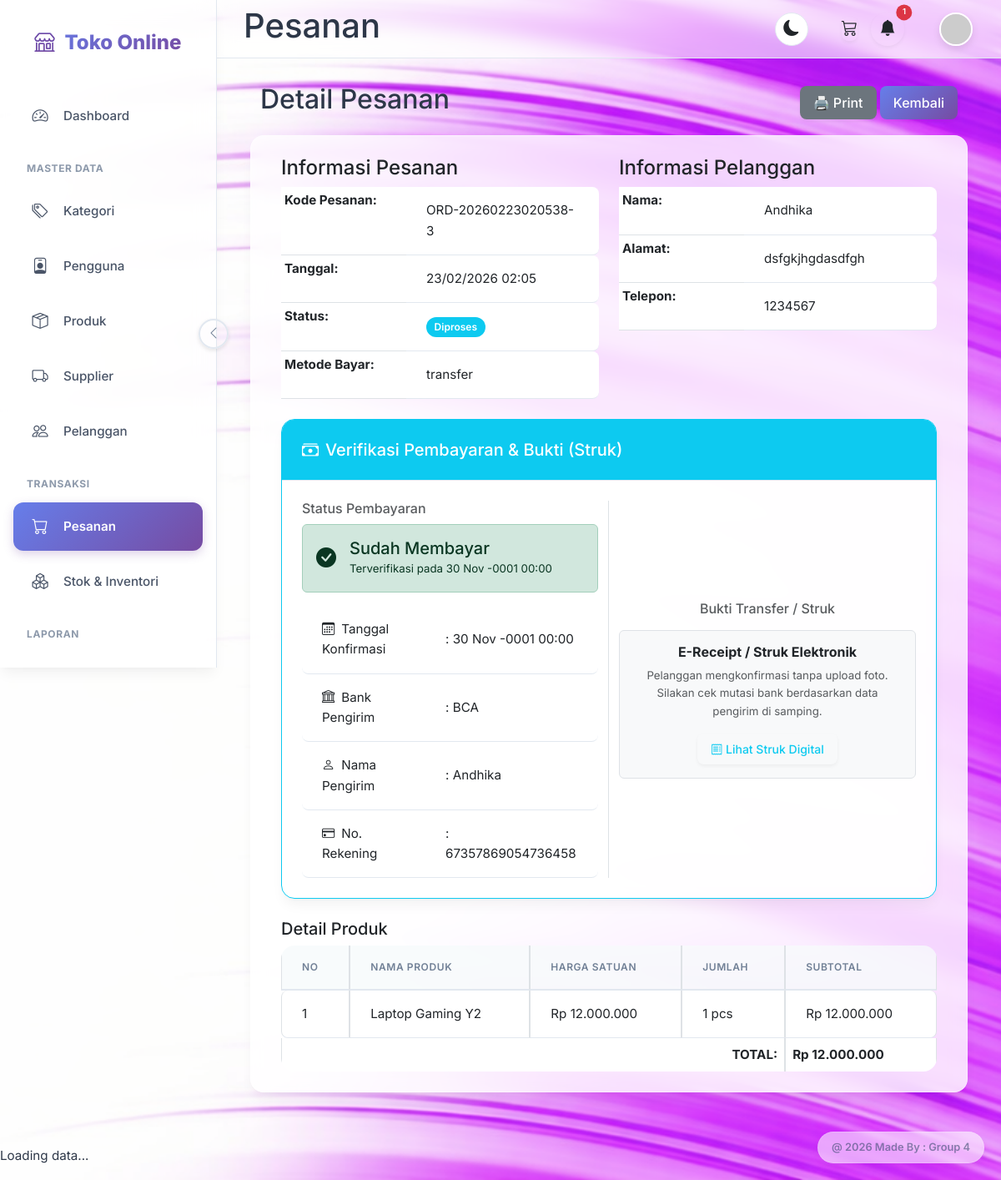
The app's page /pesanan/view.php?id=2 (signed in) with its own data.
### tables this page shows
CREATE TABLE `pesanan` (
  `id` int(11) NOT NULL,
  `kode_pesanan` varchar(20) NOT NULL,
  `tanggal_pesanan` datetime NOT NULL,
  `pelanggan_id` int(11) DEFAULT NULL,
  `total_harga` decimal(15,2) NOT NULL DEFAULT 0.00,
  `status` enum('pending','diproses','dikirim','selesai','dibatalkan') DEFAULT 'pending',
  `metode_pembayaran` varchar(50) DEFAULT NULL,
  `catatan` text DEFAULT NULL,
  `created_at` timestamp NOT NULL DEFAULT current_timestamp()
);

CREATE TABLE `pelanggan` (
  `id` int(11) NOT NULL,
  `users_id` int(11) DEFAULT NULL,
  `kode_pelanggan` varchar(20) NOT NULL,
  `nama_pelanggan` varchar(100) NOT NULL,
  `alamat` text DEFAULT NULL,
  `telepon` varchar(20) DEFAULT NULL,
  `email` varchar(100) DEFAULT NULL,
  `created_at` timestamp NOT NULL DEFAULT current_timestamp()
);

CREATE TABLE `pembayaran` (
  `id` int(11) NOT NULL,
  `kode_pembayaran` varchar(20) NOT NULL,
  `pesanan_id` int(11) DEFAULT NULL,
  `tanggal_bayar` datetime NOT NULL,
  `jumlah_bayar` decimal(15,2) NOT NULL DEFAULT 0.00,
  `metode_bayar` varchar(50) DEFAULT NULL,
  `nama_pengirim` varchar(100) DEFAULT NULL,
  `bank_pengirim` varchar(50) DEFAULT NULL,
  `nomor_rekening_pengirim` varchar(50) DEFAULT NULL,
  `bukti_bayar` varchar(255) DEFAULT NULL,
  `status` enum('pending','dikonfirmasi','ditolak','menunggu_bukti') DEFAULT 'pending',
  `created_at` timestamp NOT NULL DEFAULT current_timestamp()
);

CREATE TABLE `detail_pesanan` (
  `id` int(11) NOT NULL,
  `pesanan_id` int(11) NOT NULL,
  `produk_id` int(11) DEFAULT NULL,
  `jumlah` int(11) NOT NULL DEFAULT 1,
  `harga_satuan` decimal(15,2) NOT NULL DEFAULT 0.00,
  `subtotal` decimal(15,2) NOT NULL DEFAULT 0.00
);

CREATE TABLE `produk` (
  `id` int(11) NOT NULL,
  `kode_produk` varchar(20) NOT NULL,
  `nama_produk` varchar(100) NOT NULL,
  `kategori_id` int(11) DEFAULT NULL,
  `harga` decimal(15,2) NOT NULL DEFAULT 0.00,
  `stok` int(11) NOT NULL DEFAULT 0,
  `satuan` varchar(20) DEFAULT 'pcs',
  `deskripsi` text DEFAULT NULL,
  `photo` varchar(255) DEFAULT NULL,
  `supplier_id` int(11) DEFAULT NULL,
  `created_at` timestamp NOT NULL DEFAULT current_timestamp()
);

### lib/functions.php (called while the page is built, shortened)
    <?php
function formatRupiah($amount)
{
    return 'Rp ' . number_format($amount, 0, ',', '.');
}
?>

### pesanan/view.php (the view, shortened to what this page needs)
<?php
require_once '../lib/functions.php';
require_once '../config/database.php';
$id = $_GET['id'] ?? 0;
$sql_master = "SELECT p.*, pl.nama_pelanggan, pl.alamat, pl.telepon
               FROM `pesanan` p
               LEFT JOIN `pelanggan` pl ON p.pelanggan_id = pl.id
               WHERE p.id = ?";
$stmt_master = mysqli_prepare($connection, $sql_master);
mysqli_stmt_bind_param($stmt_master, 'i', $id);
mysqli_stmt_execute($stmt_master);
$result_master = mysqli_stmt_get_result($stmt_master);
$pesanan = mysqli_fetch_assoc($result_master);
$userRole = $_SESSION['role'] ?? '';
$supplier_id = 0;
if ($userRole === 'supplier' && $supplier_id) {
    $sql_detail = "SELECT dp.*, pr.nama_produk, pr.satuan
                   FROM `detail_pesanan` dp
                   LEFT JOIN `produk` pr ON dp.produk_id = pr.id
                   WHERE dp.pesanan_id = ? AND pr.supplier_id = ?";
    $stmt_detail = mysqli_prepare($connection, $sql_detail);
    mysqli_stmt_bind_param($stmt_detail, 'ii', $id, $supplier_id);
} else {
    $sql_detail = "SELECT dp.*, pr.nama_produk, pr.satuan
                   FROM `detail_pesanan` dp
                   LEFT JOIN `produk` pr ON dp.produk_id = pr.id
                   WHERE dp.pesanan_id = ?";
    $stmt_detail = mysqli_prepare($connection, $sql_detail);
    mysqli_stmt_bind_param($stmt_detail, 'i', $id);
}
mysqli_stmt_execute($stmt_detail);
$result_detail = mysqli_stmt_get_result($stmt_detail);
$sql_pembayaran = "SELECT * FROM `pembayaran` WHERE `pesanan_id` = ? ORDER BY `id` DESC LIMIT 1";
$stmt_pay = mysqli_prepare($connection, $sql_pembayaran);
mysqli_stmt_bind_param($stmt_pay, 'i', $id);
mysqli_stmt_execute($stmt_pay);
$result_pay = mysqli_stmt_get_result($stmt_pay);
$pembayaran_data = mysqli_fetch_assoc($result_pay);
$use_theme = $THEME ?? 'default';
$back_url = 'index.php';
?>
<?php include '../views/' . $use_theme . '/header.php'; ?>
<?php include '../views/' . $use_theme . '/sidebar.php'; ?>
<?php include '../views/' . $use_theme . '/topnav.php'; ?>
<?php include '../views/' . $use_theme . '/upper_block.php'; ?>
<div class="d-flex justify-content-between align-items-center mb-3 no-print">
    <h2>Detail Pesanan</h2>
    <div>
        <button onclick="window.print()" class="btn btn-secondary">🖨️ Print</button>
        <a href="<?= $back_url ?>" class="btn btn-primary">Kembali</a>
    </div>
</div>
<div class="card">
    <div class="card-body">
        <div class="row mb-4">
            <div class="col-md-6">
                <h4>Informasi Pesanan</h4>
                <table class="table table-sm">
                    <tr>
                        <th width="150">Kode Pesanan:</th>
                        <td>
                            <?= htmlspecialchars($pesanan['kode_pesanan']) ?>
                        </td>
                    </tr>
                    <tr>
                        <th>Tanggal:</th>
                        <td>
                            <?= date('d/m/Y H:i', strtotime($pesanan['tanggal_pesanan'])) ?>
                        </td>
                    </tr>
                    <tr>
                        <th>Status:</th>
                        <td>
                            <?php
                            $status_class = [
                                'pending' => 'warning',
                                'dikonfirmasi' => 'info',
                                'diproses' => 'info',
                                'dikirim' => 'primary',
                                'selesai' => 'success',
                                'dibatalkan' => 'danger'
                            ];
                            $badge_class = $status_class[$pesanan['status']] ?? 'secondary';
                            ?>
                            <span class="badge bg-<?= $badge_class ?>">
                                <?= ucfirst($pesanan['status']) ?>
                            </span>
                        </td>
                    </tr>
                    <tr>
                        <th>Metode Bayar:</th>
                        <td>
                            <?= htmlspecialchars($pesanan['metode_pembayaran']) ?>
                        </td>
                    </tr>
                </table>
            </div>
            <div class="col-md-6">
                <h4>Informasi Pelanggan</h4>
                <table class="table table-sm">
                    <tr>
                        <th width="150">Nama:</th>
                        <td>
                            <?= htmlspecialchars($pesanan['nama_pelanggan']) ?>
                        </td>
                    </tr>
                    <tr>
                        <th>Alamat:</th>
                        <td>
                            <?= htmlspecialchars($pesanan['alamat']) ?>
                        </td>
                    </tr>
                    <tr>
                        <th>Telepon:</th>
                        <td>
                            <?= htmlspecialchars($pesanan['telepon']) ?>
                        </td>
                    </tr>
                </table>
            </div>
        </div>
        <?php if ($userRole === 'admin' && $pembayaran_data): ?>
            <div class="card mb-4 border-info">
                <div class="card-header bg-info text-white">
                    <h5 class="mb-0"><i class="bi bi-cash-stack me-2"></i>Verifikasi Pembayaran & Bukti (Struk)</h5>
                </div>
                <div class="card-body">
                    <div class="row align-items-center">
                        <div class="col-md-6 border-end">
                            <h6 class="text-muted">Status Pembayaran</h6>
                            <?php if ($pembayaran_data['status'] == 'dikonfirmasi'): ?>
                                <div class="alert alert-success d-flex align-items-center mb-0">
                                    <i class="bi bi-check-circle-fill fs-4 me-3"></i>
                                    <div>
                                        <h5 class="alert-heading mb-0">Sudah Membayar</h5>
                                        <small>Terverifikasi pada
                                            <?= date('d M Y H:i', strtotime($pembayaran_data['updated_at'] ?? $pembayaran_data['tanggal_bayar'])) ?></small>
                                    </div>
                                </div>
                            <?php else: ?>
                                <div class="alert alert-danger mb-0">
                                    <strong>Status:</strong> <?= ucfirst($pembayaran_data['status']) ?>
                                </div>
                            <?php endif; ?>
                            <table class="table table-sm mt-3 mb-0">
                                <tr>
                                    <td><i class="bi bi-calendar3 me-2"></i>Tanggal Konfirmasi</td>
                                    <td>: <?= date('d M Y H:i', strtotime($pembayaran_data['tanggal_bayar'])) ?></td>
                                </tr>
                                <tr>
                                    <td><i class="bi bi-bank me-2"></i>Bank Pengirim</td>
                                    <td>: <?= htmlspecialchars($pembayaran_data['bank_pengirim'] ?? '-') ?></td>
                                </tr>
                                <tr>
                                    <td><i class="bi bi-person me-2"></i>Nama Pengirim</td>
                                    <td>: <?= htmlspecialchars($pembayaran_data['nama_pengirim'] ?? '-') ?></td>
                                </tr>
                                <tr>
                                    <td><i class="bi bi-credit-card me-2"></i>No. Rekening</td>
                                    <td>: <?= htmlspecialchars($pembayaran_data['nomor_rekening_pengirim'] ?? '-') ?></td>
                                </tr>
                            </table>
                        </div>
                        <div class="col-md-6 text-center">
                            <h6 class="text-muted mb-3">Bukti Transfer / Struk</h6>
                            <?php if ($pembayaran_data['bukti_bayar']): ?>
                                <div class="position-relative d-inline-block">
                                    <img src="../uploads/pembayaran/<?= $pembayaran_data['bukti_bayar'] ?>" alt="Bukti Struk"
                                        class="img-fluid img-thumbnail shadow-sm" style="max-height: 300px; cursor: pointer;"
                                        onclick="window.open(this.src, '_blank')">
                                    <div class="mt-2">
                                        <a href="../uploads/pembayaran/<?= $pembayaran_data['bukti_bayar'] ?>" target="_blank"
                                            class="btn btn-sm btn-outline-primary rounded-pill px-3">
                                            <i class="bi bi-zoom-in me-1"></i> Perbesar Gambar
                                        </a>
                                    </div>
                                </div>
                            <?php else: ?>
                                <div class="p-3 border rounded bg-light">
                                    <h6 class="fw-bold mb-2">E-Receipt / Struk Elektronik</h6>
                                    <p class="small text-muted mb-3">Pelanggan mengkonfirmasi tanpa upload foto. Silakan cek
                                        mutasi bank berdasarkan data pengirim di samping.</p>
                                    <a href="generate_struk.php?id=<?= $pembayaran_data['id'] ?>" target="_blank"
                                        class="btn btn-outline-info btn-sm">
                                        <i class="bi bi-receipt"></i> Lihat Struk Digital
                                    </a>
                                </div>
                            <?php endif; ?>
                        </div>
                    </div>
                </div>
            </div>
        <?php endif; ?>
        <h5>Detail Produk</h5>
        <div class="table-responsive">
            <table class="table table-bordered">
                <thead>
                    <tr>
                        <th>No</th>
                        <th>Nama Produk</th>
                        <th>Harga Satuan</th>
                        <th>Jumlah</th>
                        <th>Subtotal</th>
                    </tr>
                </thead>
                <tbody>
                    <?php
                    $no = 1;
                    $calculated_total = 0;
                    while ($detail = mysqli_fetch_assoc($result_detail)):
                        $calculated_total += $detail['subtotal'];
                        ?>
                        <tr>
                            <td>
                                <?= $no++ ?>
                            </td>
                            <td>
                                <?= htmlspecialchars($detail['nama_produk'] ?? 'Produk Dihapus') ?>
                            </td>
                            <td>
                                <?= formatRupiah($detail['harga_satuan']) ?>
                            </td>
                            <td>
                                <?= $detail['jumlah'] ?>
                                <?= htmlspecialchars($detail['satuan'] ?? '') ?>
                            </td>
                            <td>
                                <?= formatRupiah($detail['subtotal']) ?>
                            </td>
                        </tr>
                    <?php endwhile; ?>
                </tbody>
                <tfoot>
                    <tr>
                        <th colspan="4" class="text-end">TOTAL:</th>
                        <th>
                            <?php if ($userRole === 'supplier'): ?>
                                <?= formatRupiah($calculated_total) ?>
                            <?php else: ?>
                                <?= formatRupiah($pesanan['total_harga']) ?>
                            <?php endif; ?>
                        </th>
                    </tr>
                </tfoot>
            </table>
        </div>
    </div>
</div>
<?php include '../views/' . $use_theme . '/lower_block.php'; ?>
<?php include '../views/' . $use_theme . '/footer.php'; ?>

### records on screen
pesanan: kode_pesanan "ORD-20260223020538-3", tanggal_pesanan "23/02/2026 02:05", status "Diproses", metode_pembayaran "transfer", pelanggan.nama_pelanggan "Andhika", pelanggan.alamat "dsfgkjhgdasdfgh", pelanggan.telepon "1234567", total_harga "Rp 12.000.000"
pembayaran: tanggal_bayar "30 Nov -0001 00:00", bank_pengirim "BCA", nama_pengirim "Andhika", nomor_rekening_pengirim "67357869054736458"
detail_pesanan: produk.nama_produk "Laptop Gaming Y2", harga_satuan "Rp 12.000.000", jumlah "1", produk.satuan "pcs", subtotal "Rp 12.000.000"

### other values on screen
count($notifs) "1"
